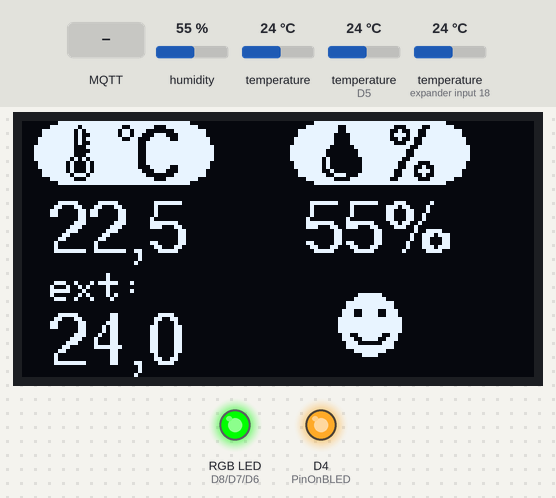
Simulated run of this sketch. Board: ESP8266 (NodeMCU). Parts: 128×64 one-colour display, an RGB LED mixed from three pins (HIGH = lit), output pins drawn as LEDs (lit = HIGH). The inputs (shaded band) are chosen by the test bench; at power-on: humidity 55 %, temperature 24 °C, temperature (sensors on D5, expander input 18) 24 °C. WiFi joins after 1.5 s; servers stay silent unless stated; no MQTT or app messages arrive unless stated; what the sketch prints to the serial monitor is not drawn.

Above: at 8.3 s.
8.4 s: MQTT message "red" arrives on the first subscribed topic
At 16.0 s:
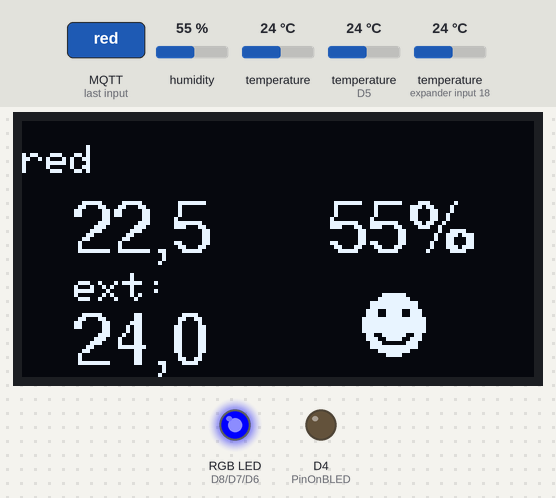
18.2 s: humidity set to 22 %
At 24.66 s:
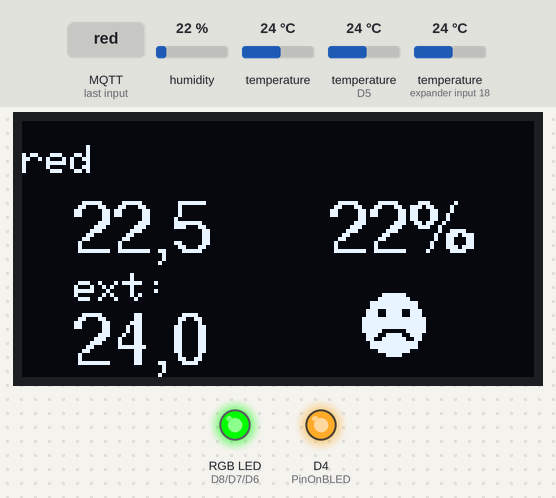
26.9 s: MQTT message "blue" arrives on the first subscribed topic
At 33.01 s:
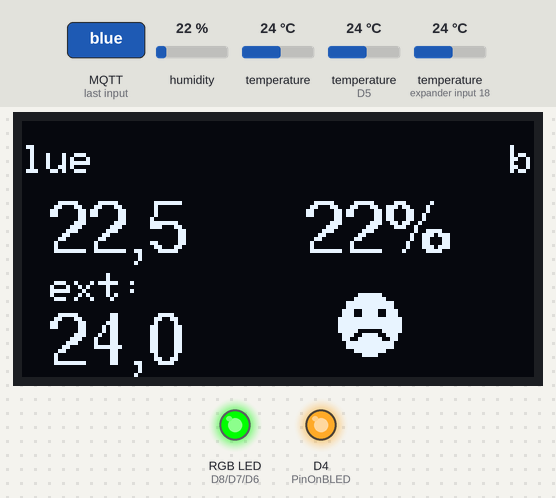
34.9 s: MQTT message "green" arrives on the first subscribed topic
At 41.07 s:
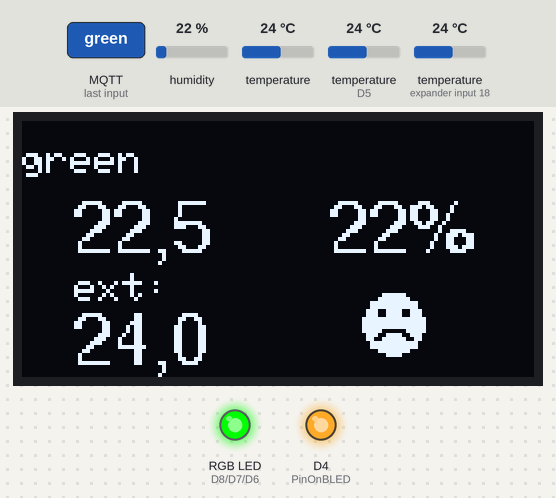
43.3 s: MQTT message "off" arrives on the first subscribed topic
At 49.43 s:
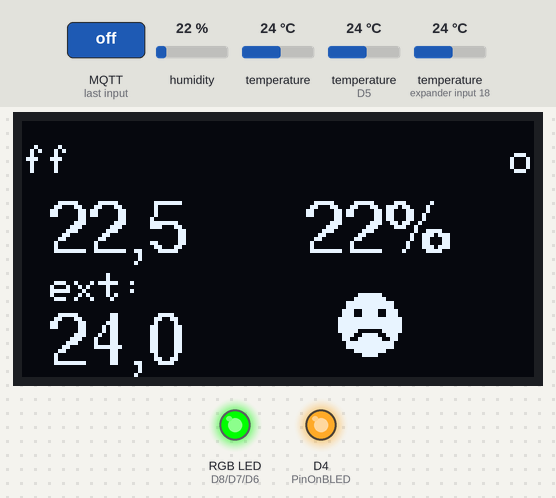
51.0 s: humidity set to 40 %
At 57.34 s:
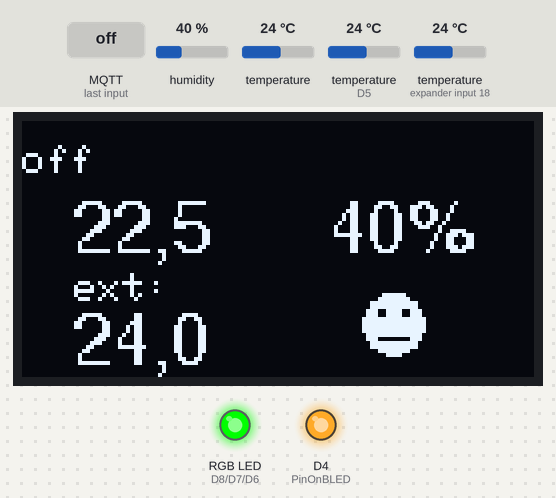
Timing chart, 0 to 58.8 s (numbered marks = the images above; inputs shaded):
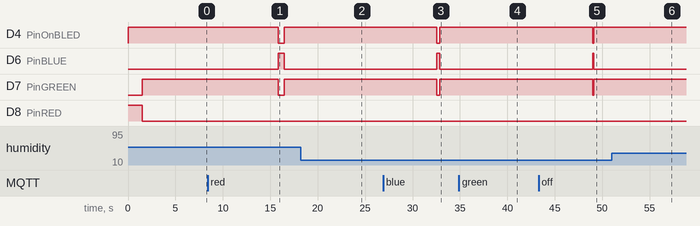

Measured:
- after the input at 8.4 s, the display: first differs from a run without the input after 7.5 s (image 1)
- after the input at 18.2 s, the display: first differs from a run without the input after 6.3 s (image 2)
- after the input at 26.9 s, the display: first differs from a run without the input after 5.7 s (image 3 shows a later state)
- after the input at 34.9 s, the display: first differs from a run without the input after 6.0 s (image 4)
- after the input at 43.3 s, the display: first differs from a run without the input after 5.7 s (image 5 shows a later state)

The sketch:

geenyWeatherESP8266.ino
```cpp
#include <ESP8266WiFi.h>          // for general Wifi connection
#include <PubSubClient.h>         // MQTT client
#include <DHT.h>                  // temperature and humidity sensor https://github.com/adafruit/DHT-sensor-library
                                  // needs https://github.com/adafruit/Adafruit_Sensor
#include <OneWire.h>              // 1wire temperature sensor bus https://www.pjrc.com/teensy/td_libs_OneWire.html
#include <DallasTemperature.h>    // for Dallas DS18B20 temp sensors https://github.com/milesburton/Arduino-Temperature-Control-Library
#include <SPI.h>                  // for OLED display
#include <Wire.h>                 // ..
#include <Adafruit_GFX.h>         // https://github.com/adafruit/Adafruit-GFX-Library
#include <Adafruit_SSD1306.h>     // https://github.com/adafruit/Adafruit_SSD1306
#include <Fonts/FreeSans9pt7b.h>  // font file - part of https://github.com/adafruit/Adafruit-GFX-Library
#include "graphics.h"             // individual pixel graphics

// Pins Config
const uint8_t DHTPin      = D3;
int           PinRED      = 15;
int           PinGREEN    = 13;
int           PinBLUE     = 12;
int           PinOnBLED   =  2;   // blue OnBoard LED, synced with PinBLUE
#define       ONE_WIRE_BUS  D5

// Wifi Config TEF Guest
const char* ssid          = "YOUR-WIFI-SSID";
const char* password      = "YOUR-WIFI-PASSWORD";


// Thing Config, from tingg.io developers console
const char* thing_id      = "YOURTHING-ID";
const char* thing_key     = "YOUR-THING-KEY";


// Topics Config
const char* pubTopicTemp1 = "temp_dht";
const char* pubTopicTemp2 = "temp_1w_in";
const char* pubTopicTemp3 = "temp_1w_out";
const char* pubTopicHum   = "humidity";
const char* pubTopicIP    = "ipaddress";
const char* subTopic      = "label";

// MQTT Config
const char* mqtt_server   = "mqtt.tingg.io";
const int   port          = 1883; // 8883 for mqtts connections
const char* username      = "thing"; // default config


WiFiClient espClient;
PubSubClient client(espClient);

// DHT
// Type of sensor, here: DHT22
#define DHTTYPE DHT22
// Initialize DHT sensor
DHT dht(DHTPin, DHTTYPE);

// 1wire
// for now: 2 hardcoded oneWire sensor IDs
uint8_t sensor1[8] = { 0x28, 0xEE, 0x3F, 0x59, 0x04, 0x16, 0x01, 0x02 }; // internal system temperature sensor
uint8_t sensor2[8] = { 0x28, 0xFF, 0xE3, 0x7A, 0x81, 0x16, 0x04, 0x81 }; // external waterproof sensor
// Setup a oneWire instance to communicate with any OneWire devices
OneWire oneWire(ONE_WIRE_BUS);
// Pass the oneWire reference to Dallas Temperature
DallasTemperature sensors(&oneWire);

// display
#define SCREEN_WIDTH 128 // OLED display width, in pixels
#define SCREEN_HEIGHT 64 // OLED display height, in pixels
#define OLED_RESET     0 // Reset pin # (or -1 if sharing Arduino reset pin)
Adafruit_SSD1306 display(SCREEN_WIDTH, SCREEN_HEIGHT, &Wire, OLED_RESET);

// Vars
boolean ShowIP           = 0;
int     prevTemp_DHT     = 0;
int     prevHumidity     = 0;
int     prevTemp_1w_in   = 0;
int     prevTemp_1w_out  = 0;
float   Temperature_DHT;
float   Humidity;
float   Temperature_1w_in;
float   Temperature_1w_out;
long    lastUpdateMillis = 0;
char    buf[12];
char    IP[]             = "xxx.xxx.xxx.xxx";
String  label            = "-"; // default, changeable via tingg.io

void setup_wifi() {
  delay(10);
  Serial.print("connecting to ");
  Serial.println(ssid);
  WiFi.mode(WIFI_STA);
  WiFi.begin(ssid, password);
  while (WiFi.status() != WL_CONNECTED) {
    delay(500);
    Serial.print("."); }
  randomSeed(micros());
  Serial.println("");
  Serial.print("WiFi connected on IP address: ");
  Serial.println(WiFi.localIP());
  SetLED("green");
  delay(100);
}

void reconnect() {
  while (!client.connected()) {
    Serial.print("attempting to connect MQTT...");
    if (client.connect(thing_id, username, thing_key)) {
      Serial.println("connected");
      client.subscribe(subTopic);
      SetLED("green"); // = sensor online
      delay(100);
    } else {
      Serial.print(" still not connected...");      // Serial.print(client.state());
      Serial.println(" trying again in 5 seconds"); // Wait 5 seconds before retrying
      SetLED("red"); // = sensor offline
      delay(5000);
    }
  }
}

String message(byte* payload, unsigned int length) {
  payload[length] = '\0';
  String s = String((char*)payload);
  return s;
}

String ShowTemp(float Temp) {
  String s = itoa((int)Temp, buf, 10);
  if ((Temp < 0) && (Temp > -1)) {
    s =+ "-0";
  }
  s += ",";
  if (Temp > 0) {
    s += itoa((int)((Temp - (int)Temp) * 10 + .5), buf, 10);
  } else {
    s += itoa((int)-((Temp - (int)Temp) * 10 - .5), buf, 10);
  }
  Serial.println(s);
  return s;
}

void SetLED(String color) {
  if (color == "red") {
    digitalWrite(PinRED,    HIGH);
    digitalWrite(PinGREEN,  LOW);
    digitalWrite(PinBLUE,   LOW);
    digitalWrite(PinOnBLED, HIGH);
  } else if (color == "blue") {
    digitalWrite(PinRED,    LOW);
    digitalWrite(PinGREEN,  LOW);
    digitalWrite(PinBLUE,   HIGH);
    digitalWrite(PinOnBLED, LOW); // because it's also blue
  } else if (color == "green") {
    digitalWrite(PinRED,    LOW);
    digitalWrite(PinGREEN,  HIGH);
    digitalWrite(PinBLUE,   LOW);
    digitalWrite(PinOnBLED, HIGH);
  } else if (color == "off") {
    digitalWrite(PinRED,    LOW);
    digitalWrite(PinGREEN,  LOW);
    digitalWrite(PinBLUE,   LOW);
    digitalWrite(PinOnBLED, HIGH);
  } else if (color == "white") {
    digitalWrite(PinRED,    HIGH);
    digitalWrite(PinGREEN,  HIGH);
    digitalWrite(PinBLUE,   HIGH);
    digitalWrite(PinOnBLED, HIGH);
  }
}

void callback(char* topic, byte* payload, unsigned int length) {
  Serial.println(topic);
  String msg = message(payload, length);
  Serial.print("label changed to: ");
  Serial.print(msg);
  label = msg;
}

void setup() {
  pinMode(DHTPin,    INPUT );

  // RGB LED
  pinMode(PinRED,    OUTPUT);
  pinMode(PinGREEN,  OUTPUT);
  pinMode(PinBLUE,   OUTPUT);
  pinMode(PinOnBLED, OUTPUT);
  SetLED("red"); // initial, until network established

  Serial.begin(115200);
  setup_wifi();
  client.setServer(mqtt_server, port);
  client.setCallback(callback);
  IPAddress ip = WiFi.localIP();
  ip.toString().toCharArray(IP, 16);
  client.publish(pubTopicIP, IP);


  display.begin(SSD1306_SWITCHCAPVCC, 0x3C); // start display
  display.setTextSize(1);                    // Normal 1:1 pixel scale
  display.setTextColor(WHITE);               // Draw white text
  dht.begin();                               // start DHT sensor
  sensors.begin();                           // start 1wire bus

  // GEENY splashscreen
  display.clearDisplay();
  display.drawBitmap(3, 0, telefonica, 123, 16, 1);
  display.drawBitmap(3, 25, geeny, 123, 30, 1);
  display.display();
  delay(5000);
}

void loop() {
  if (!client.connected()) { reconnect(); }
  client.loop();

  Temperature_DHT    = dht.readTemperature() - 1.5;     // get the temperature value of DHT, with 1.5° offset
  Humidity           = (int)(dht.readHumidity() + .5);  // get the humidity value of DHT
  sensors.requestTemperatures();
  Temperature_1w_in  = sensors.getTempC(sensor1);       // get the 1w temperatures
  Temperature_1w_out = sensors.getTempC(sensor2);

  display.clearDisplay();

  // top status bar
  if (label == "-") { // default; show topline above
      display.drawBitmap(9, 0, topline, 109, 16, 1);
  } else {           // show label of this sensorbox
    display.setCursor(0, 12);
    display.setFont(); // default system font
    display.print(label);
  }

  // temp values
  display.setFont(); // default system font
  display.setCursor(12 + 1, 38);
  display.println("ext:");

  display.setFont(&FreeSans9pt7b);
  display.setCursor(12, 32); // indoor temp from DHT
  display.print(ShowTemp(Temperature_DHT));
  display.setCursor(12, 60); // 1w outdoor sensor
  display.print(ShowTemp(Temperature_1w_out));

  // humidity value
  display.setCursor(12 + 64, 32); // indoor humidity from DHT
  display.print(Humidity, 0);
  display.println("%");
  if ((Humidity < 37.5) || (Humidity > 62.5)) {
    display.drawBitmap(12 + 64 + 9, 43, smiley_bad, 16, 16, 1);
  } else if ((Humidity < 42.5) || (Humidity > 57.5)) {
    display.drawBitmap(12 + 64 + 9, 43, smiley_neutral, 16, 16, 1);
  } else {
    display.drawBitmap(12 + 64 + 9, 43, smiley_good, 16, 16, 1);
  }
  delay(150);
  display.display();  // start showing
  display.startscrollleft(0x00, 0x0F); // scroll screen left


  // update values on GEENY / tingg.io platform
  if (millis() - lastUpdateMillis > 10000) { // for prototype: every 10 secs, + delays
    SetLED("blue"); // = network activity
    lastUpdateMillis = millis();
    if (prevTemp_DHT != Temperature_DHT) {
      prevTemp_DHT = Temperature_DHT;
      client.publish(pubTopicTemp1, gcvt(Temperature_DHT, 4, buf));
      Serial.print("Updating Temperature DHT value to ");
      Serial.println(Temperature_DHT);
      delay(150);
    }
    if (prevHumidity != Humidity) {
      prevHumidity = Humidity;
      client.publish(pubTopicHum, itoa(Humidity, buf, 10));
      Serial.print("Updating Humidity value to ");
      Serial.println(Humidity);
      delay(150);
    }
    if (prevTemp_1w_in != Temperature_1w_in) {
      prevTemp_1w_in = Temperature_1w_in;
      client.publish(pubTopicTemp2, gcvt(Temperature_1w_in, 4, buf));
      Serial.print("Updating Temperature 1w IN value to ");
      Serial.println(Temperature_1w_in);
      delay(150);
    }
    if (prevTemp_1w_out != Temperature_1w_out) {
      prevTemp_1w_out = Temperature_1w_out;
      client.publish(pubTopicTemp3, gcvt(Temperature_1w_out, 4, buf));
      Serial.print("Updating Temperature 1w OUT value to ");
      Serial.println(Temperature_1w_out);
      delay(150);
    }
    SetLED("green");
  }
  delay(7100); // let the display scroll, go relaxing
}
```

Source omitted: graphics.h (14787 bytes)
